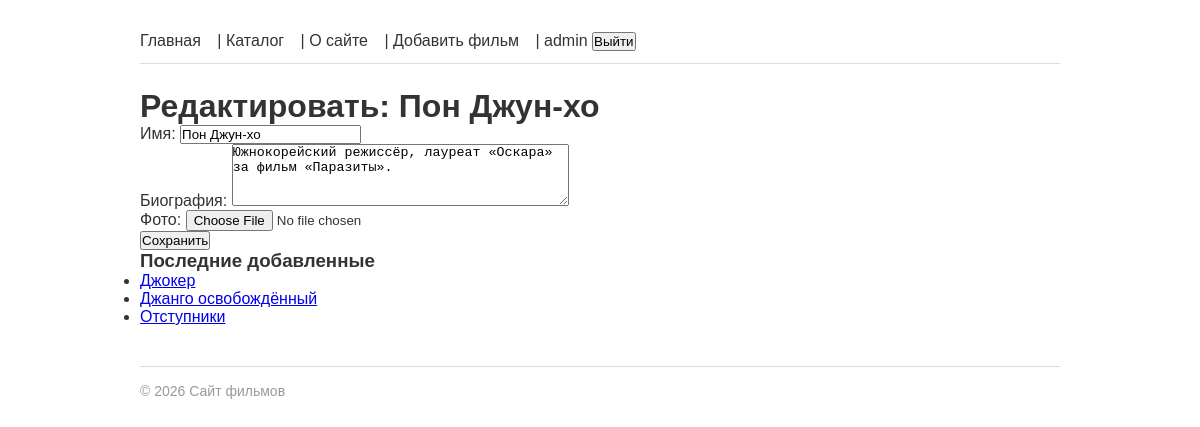
Screenshot of /directors/pon-dzhun-kho/edit/ (signed in) with the database file from the repository.
### films/models.py (models this page shows, shortened)
class Director(models.Model):
    name = models.CharField(max_length=200, verbose_name='Имя')
    bio = models.TextField(blank=True, verbose_name='Биография')
    photo = models.ImageField(upload_to='directors/', blank=True, verbose_name='Фото')
    slug = models.SlugField(max_length=200, unique=True, blank=True)
    class Meta:
        ordering = ['name']
        verbose_name = 'Режиссёр'
        verbose_name_plural = 'Режиссёры'

class Film(models.Model):
    title = models.CharField(max_length=200, verbose_name='Название')
    year = models.PositiveIntegerField(validators=[validate_film_year], verbose_name='Год выпуска')
    description = models.TextField(blank=True, verbose_name='Описание')
    rating = models.DecimalField(max_digits=3, decimal_places=1, default=0.0, verbose_name='Рейтинг')
    slug = models.SlugField(max_length=200, unique=True, blank=True)
    poster = models.ImageField(
        upload_to='posters/',
        blank=True,
        validators=[
                validate_file_size,
                FileExtensionValidator(allowed_extensions=['jpg', 'jpeg', 'png', 'webp'])
            ],
        verbose_name='Постер'
    )
    created_at = models.DateTimeField(auto_now_add=True, verbose_name='Дата добавления')
    director = models.ForeignKey(
        'Director', on_delete=models.SET_NULL, null=True, blank=True,
        related_name='films', verbose_name='Режиссёр'
    )
    genres = models.ManyToManyField('Genre', blank=True, related_name='films', verbose_name='Жанры')
    actors = models.ManyToManyField('Actor', blank=True, related_name='films', verbose_name='Актёры')
    objects = FilmManager()
    class Meta:
        ordering = ['-year']
        verbose_name = 'Фильм'
        verbose_name_plural = 'Фильмы'
    def get_absolute_url(self):
        return reverse('films:film_detail', kwargs={'slug': self.slug})

### films/views.py (the view, shortened to what this page needs)
# urls.py: path('directors/<slug:slug>/edit/', views.DirectorUpdateView.as_view(), name='director_edit'),
class DirectorUpdateView(LoginRequiredMixin, UpdateView):
    model = Director
    form_class = DirectorForm
    template_name = 'films/director_form.html'
    context_object_name = 'director'

### films/forms.py
class DirectorForm(forms.ModelForm):
    class Meta:
        model = Director
        fields = ['name', 'bio', 'photo']
        widgets = {
            'bio': forms.Textarea(attrs={'rows': 4}),
        }

### films/models.py (called while the page is built)
    def recent(self, count=5):
        return self.order_by('-created_at')[:count]

### films/templatetags/film_tags.py (called while the page is built)
@register.simple_tag
def current_year():
    return datetime.date.today().year

@register.inclusion_tag('films/includes/latest_films.html')
def latest_films(count=3):
    films = Film.objects.recent(count)
    return {'films': films}

### films/templates/films/director_form.html (shortened to what this page needs)
{% extends 'base.html' %}
{% block content %}
    <h1>{% if object %}Редактировать: {{ object.name }}{% else %}Добавить режиссёра{% endif %}</h1>
    <form method="POST" enctype="multipart/form-data">
        {{ form.as_p }}
        <button type="submit">Сохранить</button>
    </form>
{% endblock %}

### templates/base.html (shortened to what this page needs)
{% load static %}
{% load film_tags %}
<!DOCTYPE html>
<html lang="ru">
<head>
    <link rel="stylesheet" href="{% static 'css/base.css' %}">
</head>
<body>
    <header>
        <nav>
            <a href="{% url 'films:index' %}">Главная</a> |
            <a href="{% url 'films:film_list' %}">Каталог</a> |
            <a href="{% url 'films:about' %}">О сайте</a>
            <span class="nav-auth">
                {% if user.is_authenticated %}
                    | <a href="{% url 'films:add_film' %}">Добавить фильм</a>
                    | {{ user.username }}
                    <form method="POST" action="{% url 'logout' %}" style="display: inline;">
                        <button type="submit" class="nav-link-btn">Выйти</button>
                    </form>
                {% else %}
                    | <a href="{% url 'login' %}">Войти</a>
                {% endif %}
            </span>
        </nav>
    </header>
    <main>
        {% block content %}{% endblock %}
    </main>
    <aside>
    {% latest_films 3 %}
    </aside>
    <footer>
        <p>© {% current_year %} Сайт фильмов</p>
    </footer>
</body>
</html>

### films/templates/films/includes/latest_films.html
{% load film_tags %}
<div class="latest-films">
    <h3>Последние добавленные</h3>
    <ul>
    {% for film in films %}
        <li><a href="{{ film.get_absolute_url }}">{{ film.title }}</a></li>
    {% empty %}
        <li>Фильмов пока нет.</li>
    {% endfor %}
    </ul>
</div>

### static/css/base.css (style rules this page uses)
* { box-sizing: border-box; margin: 0; padding: 0; }
body { font-family: Arial, sans-serif; max-width: 960px; margin: 0 auto; padding: 20px; color: #333; }
nav { padding: 12px 0; border-bottom: 1px solid #ddd; margin-bottom: 24px; }
nav a { color: #333; text-decoration: none; margin-right: 12px; }
footer { margin-top: 40px; padding-top: 16px; border-top: 1px solid #ddd; color: #999; font-size: 14px; }

### rows the page displays
Director: name "Пон Джун-хо", bio "Южнокорейский режиссёр, лауреат «Оскара» за фильм «Паразиты»."
Film: title "Джокер"
Film: title "Джанго освобождённый"
Film: title "Отступники"

### other values shown
{{ user.username }} "admin"
